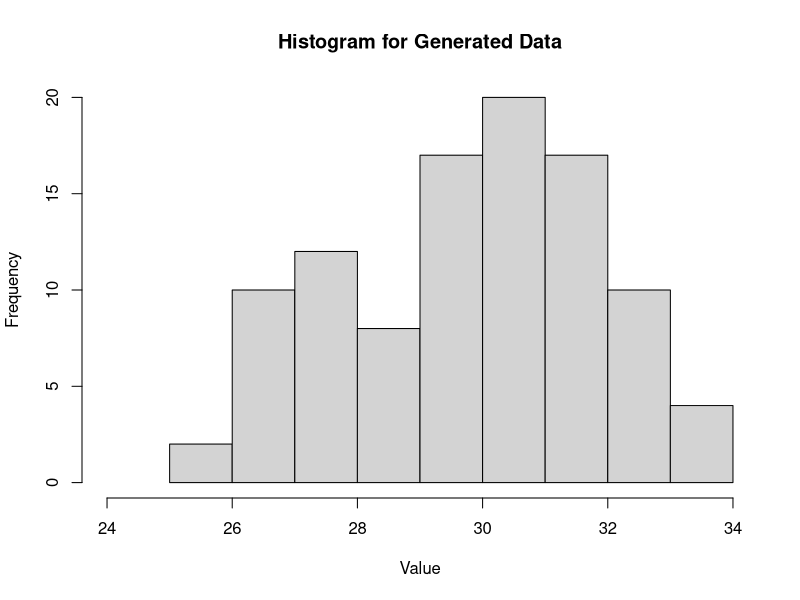

This figure's R source:
## ---- chunk 1
knitr::opts_chunk$set(echo = TRUE)
## ---- chunk 2
set.seed(21825314)
mydata=rnorm(100,30,2)
## ---- chunk 3
mean(mydata)
## ---- chunk 4
as.numeric(quantile(mydata, probs=0.5))
## ---- chunk 5
mean(mydata, trim=0.1)
## ---- chunk 6
as.numeric(quantile(mydata, probs=0.35))
## ---- chunk 7
hist(mydata, xlim=c(24,34), xlab="Value", ylab="Frequency", main="Histogram for Generated Data")
